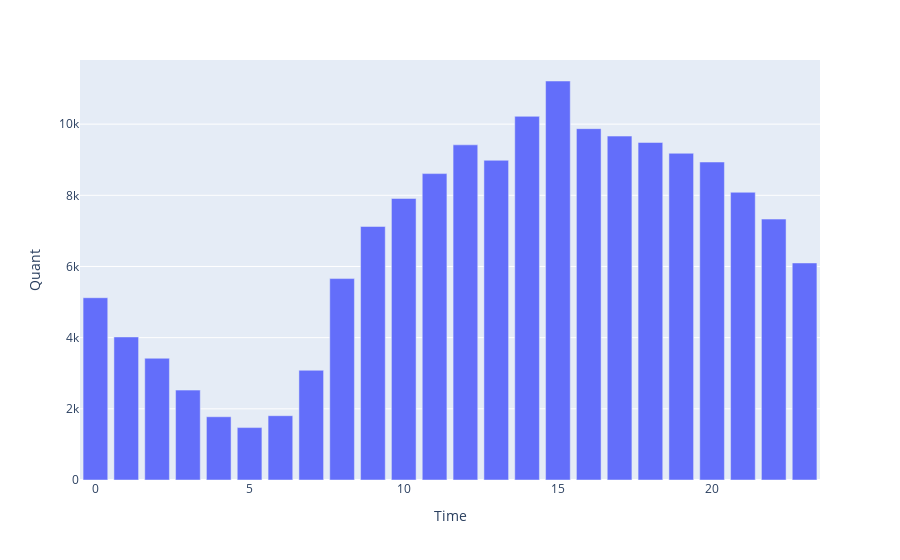

The code cell stored with this chart in its notebook:
### Code cell
fig = px.bar(dframe, x='Time', y='Quant')
fig.show()

### Figure 1 — Plotly figure (JSON) as saved in the notebook; plotly's stock layout.template omitted (floating-point values rounded to 4 significant figures)
{"data": [{"alignmentgroup": "True", "hovertemplate": "Time=%{x}<br>Quant=%{y}<extra></extra>", "legendgroup": "", "marker": {"color": "#636efa", "pattern": {"shape": ""}}, "name": "", "offsetgroup": "", "orientation": "v", "showlegend": false, "textposition": "auto", "type": "bar", "x": [0, 1, 2, 3, 4, 5, 6, 7, 8, 9, 10, 11, 12, 13, 14, 15, 16, 17, 18, 19, 20, 21, 22, 23], "xaxis": "x", "y": [5122, 4020, 3421, 2526, 1777, 1473, 1807, 3083, 5660, 7124, 7911, 8610, 9418, 8984, 10219, 11212, 9873, 9664, 9485, 9181, 8936, 8085, 7332, 6099], "yaxis": "y"}], "layout": {"barmode": "relative", "legend": {"tracegroupgap": 0}, "margin": {"t": 60}, "xaxis": {"anchor": "y", "domain": [0, 1], "title": {"text": "Time"}}, "yaxis": {"anchor": "x", "domain": [0, 1], "title": {"text": "Quant"}}}}
